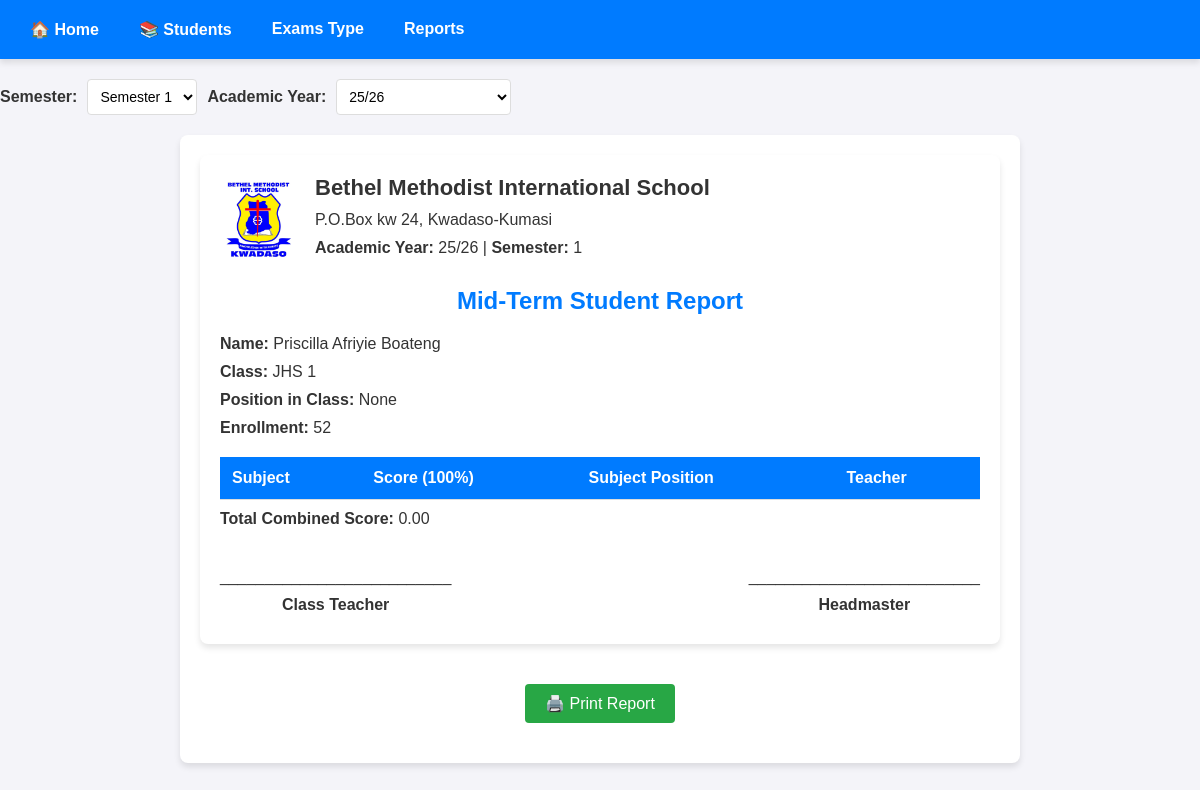
/students/jhs-1/mid-term/view-report/14/, run on the app's committed database.
### grades/models.py (models this page shows, shortened)
class Student(models.Model):
    GENDER_CHOICES = [
        ('M', 'Male'),
        ('F', 'Female'),
    ]
    first_name = models.CharField(max_length=50)
    last_name = models.CharField(max_length=50)
    class_name = models.ForeignKey(ClassName, on_delete=models.CASCADE, null=True)
    gender = models.CharField(max_length=1, choices=GENDER_CHOICES)

class ClassName(models.Model):
    name = models.CharField(max_length=50)
    teacher = models.CharField(max_length=50)
    slug = models.SlugField(null=True, editable=False, db_index=True)
    def __str__(self):
        return self.name
    class Meta:
        verbose_name_plural = "Class Names"

### grades/views.py (the view, shortened to what this page needs)
# urls.py: path("students/<slug:slug>/mid-term/view-report/<int:id>/", views.mid_term_view_report, name="mid-term-view-report"),
def mid_term_view_report(request, slug, id):
    class_name = get_object_or_404(ClassName, slug=slug)
    student = get_object_or_404(Student, pk=id)
    available_years = MidTermExams.objects.values_list('academic_year', flat=True).distinct().order_by('-academic_year')
    selected_semester = int(request.GET.get('semester', 1))
    selected_academic_year = request.GET.get('academic_year', available_years.first() if available_years else "25/26")
    if 'jhs' in slug:
        all_subjects = Subject.objects.filter(class_name__name__icontains='JHS')
    else:
        all_subjects = Subject.objects.filter(class_name__slug=slug)
    subject_teachers = {subject.subject_name: subject.teacher_name for subject in all_subjects}
    exams_data = []
    final_score = 0
    student_position = None
    subject_positions = {}
    total_students = Student.objects.filter(class_name=class_name).count()
    context = {
        'student': student,
        'total_combined_score': f"{final_score:.2f}",
        'position': student_position,
        'exams': exams_data,
        'subject_positions': subject_positions,
        'selected_semester': selected_semester,
        'selected_academic_year': selected_academic_year,
        'available_years': available_years,
        'total_students': total_students,  # Total students in class
        'subject_teachers': subject_teachers,  # Subject teachers map,
        'exams_type': 'Mid-Term'
    }
    return render(request, "grades/mid_term_view_report.html", context)

### grades/templatetags/filters.py (called while the page is built)
@register.filter
def ordinal(value):
    try:
        value = int(value)
        if 10 <= value % 100 <= 20:
            suffix = "th"
        else:
            suffix = {1: "st", 2: "nd", 3: "rd"}.get(value % 10, "th")
        return f"{value}{suffix}"
    except (ValueError, TypeError):
        return value  # Return original value if conversion fails

### grades/templates/grades/mid_term_view_report.html (shortened to what this page needs)
{% extends "grades/base.html" %}
{% load static %}
{% load custom_filters %}
{% load filters %}
{% block css_files %}
<link rel="stylesheet" href="{% static 'grades/css/print-all-reports.css' %}">
{% endblock css_files %}
{% block content %}
<nav class="nav-links">
    <a href="{% url 'index' %}" class="nav-link">🏠 Home</a>
    <a href="{% url 'students' %}" class="nav-link">📚 Students</a>
    <a href="{% url 'students-exams-type' student.class_name.slug %}" class="nav-link">Exams Type</a>
    <a href="{% url 'students-mid-term' student.class_name.slug %}" class="nav-link">Reports</a>
</nav>
<form method="get" action="{% url 'mid-term-view-report' slug=student.class_name.slug id=student.id %}" class="filter-form">
    <label for="semester">Semester:</label>
    <select name="semester" id="semester" onchange="this.form.submit()">
        <option value="1" {% if selected_semester == 1 %}selected{% endif %}>Semester 1</option>
    </select>
    <label for="academic_year">Academic Year:</label>
    <select name="academic_year" id="academic_year" onchange="this.form.submit()">
        {% if available_years %}
        {% for year in available_years %}
        <option value="{{ year }}" {% if selected_academic_year == year %}selected{% endif %}>{{ year }}</option>
    {% endfor %}
        {% else %}
        <option value="{{ selected_academic_year }}" selected>{{ selected_academic_year }}</option>
        {% endif %}
    </select>
</form>
<div class="print-reports-container">
    <div class="report-page">
        <div class="school-header">
            <img src="{% static 'grades/images/school_logo.jpg' %}" alt="School Logo" class="school-logo">
            <div class="school-info">
                <h1>Bethel Methodist International School</h1>
                <p>P.O.Box kw 24, Kwadaso-Kumasi</p>
                <p><strong>Academic Year:</strong> {{ selected_academic_year }} | <strong>Semester:</strong> {{ selected_semester }}</p>
            </div>
        </div>
        <h2>{{exams_type}} Student Report</h2>
        <p><strong>Name:</strong> {{ student.first_name }} {{ student.last_name }}</p>
        <p><strong>Class:</strong> {{ student.class_name }}</p>
        <p><strong>Position in Class:</strong> {{ position|ordinal|default:"None" }}</p>
        <p><strong>Enrollment:</strong> {{total_students}}
        <table>
            <thead>
                <tr>
                    <th>Subject</th>
                    <th>Score (100%)</th>
                    <th>Subject Position</th>
                    <th>Teacher</th>
                </tr>
            </thead>
        </table>
        <p><strong>Total Combined Score:</strong> {{ total_combined_score|default:"0.00" }}</p>
        <div class="signature-section">
            <div class="signature">
                <p>__________________________</p>
                <p><strong>Class Teacher</strong></p>
            </div>
            <div class="signature">
                <p>__________________________</p>
                <p><strong>Headmaster</strong></p>
            </div>
        </div>
    </div>
    <button onclick="window.print()" class="print-btn">🖨️ Print Report</button>
</div>
{% endblock %}

### grades/static/grades/css/print-all-reports.css (style rules this page uses)
body { font-family: Arial, sans-serif; margin: 0; padding: 0; background-color: #f4f4f9; color: #333; }
.nav-links { display: flex; justify-content: flex-start; background-color: #007bff; padding: 10px 20px; box-shadow: 0 4px 6px rgba(0, 0, 0, 0.1); margin-bottom: 20px; }
.nav-link { color: #fff; text-decoration: none; font-size: 16px; font-weight: bold; margin-right: 20px; padding: 10px; border-radius: 4px; transition: background-color 0.3s ease; }
form { margin-bottom: 20px; display: flex; gap: 10px; align-items: center; flex-wrap: wrap; }
label { font-weight: bold; font-size: 16px; color: #333; }
select { padding: 8px; border: 1px solid #ddd; border-radius: 4px; font-size: 14px; background-color: #fff; transition: border-color 0.3s ease; }
.print-reports-container { max-width: 800px; margin: 0 auto; padding: 20px; background-color: #fff; border-radius: 8px; box-shadow: 0 4px 6px rgba(0, 0, 0, 0.1); }
.report-page { margin-bottom: 40px; padding: 20px; background-color: #fff; border-radius: 8px; box-shadow: 0 4px 6px rgba(0, 0, 0, 0.1); }
.report-page h2 { margin-top: 0; font-size: 24px; color: #007bff; text-align: center; }
.report-page p { margin: 10px 0; font-size: 16px; }
table { width: 100%; border-collapse: collapse; margin-top: 20px; }
th, td { padding: 12px; text-align: left; border-bottom: 1px solid #ddd; }
th { background-color: #007bff; color: #fff; font-weight: bold; }
.print-btn { display: block; margin: 20px auto; background-color: #28a745; color: #fff; border: none; padding: 10px 20px; font-size: 16px; border-radius: 4px; cursor: pointer; transition: background-color 0.3s ease; }
.school-header { display: flex; align-items: center; margin-bottom: 20px; }
.school-logo { height: 80px; margin-right: 15px; }
.school-info h1 { margin: 0; font-size: 22px; color: #333; }
.signature-section { display: flex; justify-content: space-between; margin-top: 30px; }
.signature { text-align: center; }

### data on the page
Student: first_name "Priscilla", last_name "Afriyie Boateng", class_name "JHS 1"

### other printed values
{{ selected_academic_year }} "25/26"
{{ selected_semester }} "1"
{{ exams_type }} "Mid-Term"
{{ position|ordinal|default:"None" }} "None"
{{ total_students }} "52"
{{ total_combined_score|default:"0.00" }} "0.00"
form field academic_year "25/26"
